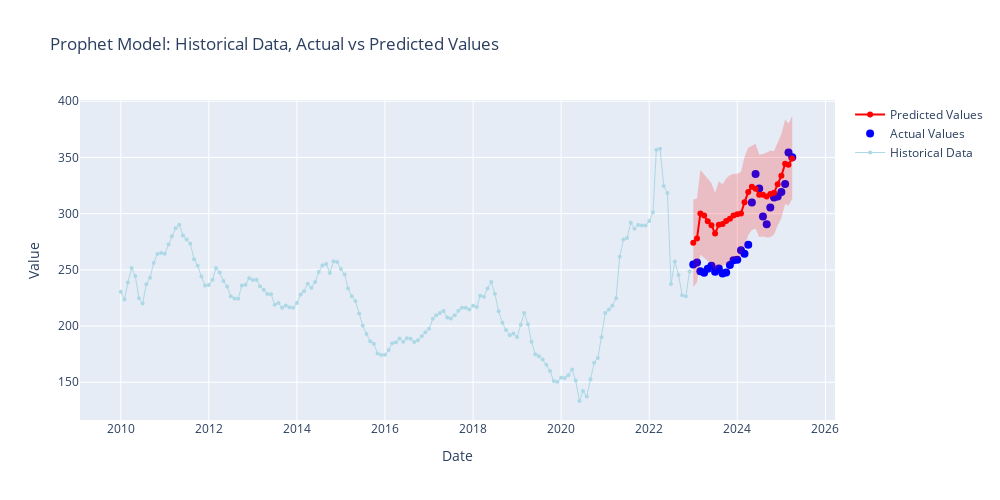

Notebook cell for this chart:
### Code cell
#plotting the forecasted values against the actual values
fig = go.Figure()

# Add historical training data
fig.add_trace(go.Scatter(
    x=train_data['ds'],
    y=train_data['y'],
    mode='lines+markers',
    name='Historical Data',
    marker=dict(color='lightblue', size=4),
    line=dict(color='lightblue', width=1),
    hovertemplate='<b>Historical</b><br>Date: %{x}<br>Value: %{y:.2f}<extra></extra>'
))

# Add actual values
fig.add_trace(go.Scatter(
    x=test_data['ds'],
    y=test_data['y'],
    mode='markers',
    name='Actual Values',
    marker=dict(color='blue', size=8),
    hovertemplate='<b>Actual</b><br>Date: %{x}<br>Value: %{y:.2f}<extra></extra>'
))

# Add predicted values
fig.add_trace(go.Scatter(
    x=model_test_forecast['ds'],
    y=model_test_forecast['yhat'],
    mode='markers+lines',
    name='Predicted Values',
    marker=dict(color='red', size=6),
    line=dict(color='red', width=2),
    hovertemplate='<b>Predicted</b><br>Date: %{x}<br>Value: %{y:.2f}<extra></extra>'
))

# Add confidence intervals
fig.add_trace(go.Scatter(
    x=model_test_forecast['ds'],
    y=model_test_forecast['yhat_upper'],
    mode='lines',
    name='Upper Confidence',
    line=dict(color='rgba(255,0,0,0.2)', width=0),
    showlegend=False,
    hoverinfo='skip'
))

fig.add_trace(go.Scatter(
    x=model_test_forecast['ds'],
    y=model_test_forecast['yhat_lower'],
    mode='lines',
    name='Lower Confidence',
    line=dict(color='rgba(255,0,0,0.2)', width=0),
    fill='tonexty',
    fillcolor='rgba(255,0,0,0.2)',
    showlegend=False,
    hoverinfo='skip'
))

# Update layout
fig.update_layout(
    title='Prophet Model: Historical Data, Actual vs Predicted Values',
    xaxis_title='Date',
    yaxis_title='Value',
    width=1000,
    height=500,
    hovermode='x unified'
)

fig.show()
